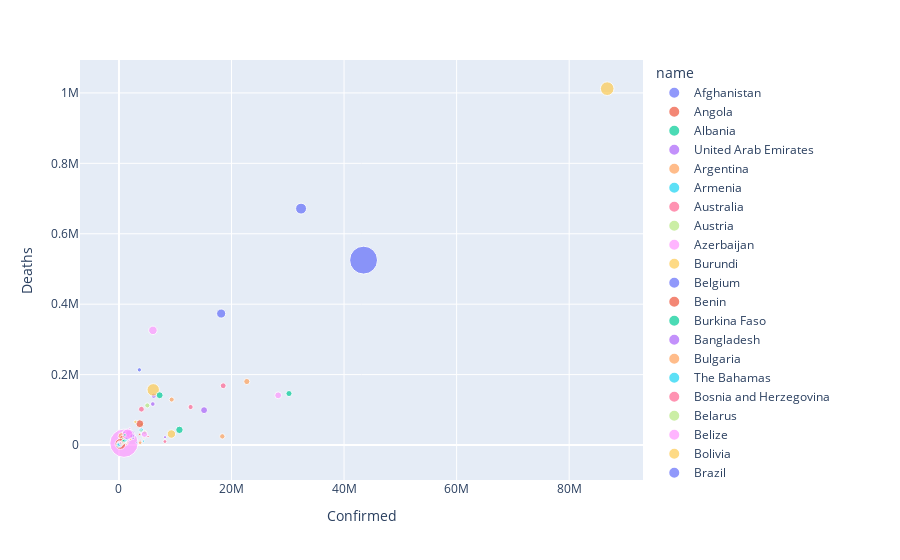

Write notebook code for a chart like this one.
### Markdown cell above
## 建立 Plotly 散佈圖

### Code cell
fig = px.scatter(gdf_choropleth, x="Confirmed", y="Deaths", color="name",
                 size='Population', hover_data=['name', 'Confirmed', 'Deaths'])
fig.show()
